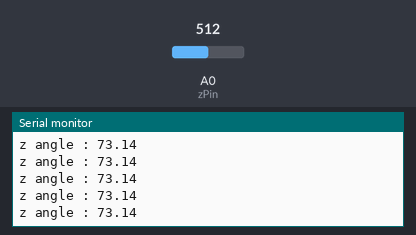
A sketch run on a simulated Arduino Uno, built with avr-gcc and run on an emulated ATmega328P. Shown: the last lines printed to the serial monitor. The test bench sets the inputs (shaded band); at power-on: A0 (zPin) = 512.

Above: at 1.2 s.
1.3 s: A0 (zPin) set to 716
At 1.42 s:
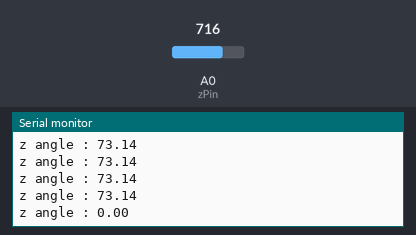
2.8 s: A0 (zPin) set to 511
At 2.83 s:
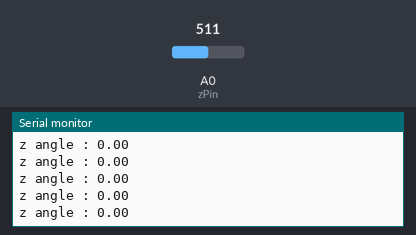
Timing chart, 0 to 5.8 s (numbered marks = the images above; inputs shaded):
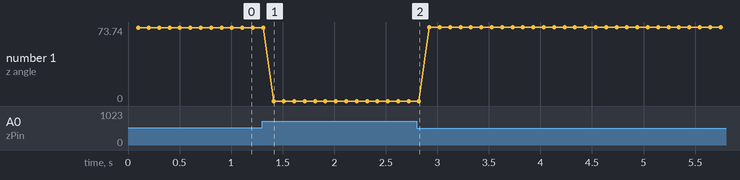

The sketch:

inclinometro.ino
```cpp
/* Interface Accelerometer with NodeMCU
 * By TheCircuit
 */

#include <math.h>

const int zPin = A0;    //z-axis of the Accelerometer
const float Pi = 3.14159;


void setup() {
  // initialize serial communications at 9600 bps:
  Serial.begin(9600);

}

void loop() {
  int sensorValue=analogRead(zPin);
  float zgravity=(float)(sensorValue-483)*9.8/100;
  delay(100);

  Serial.print("z angle : ");
  double angle = 180*acos(double(zgravity/9.8))/Pi;
  if(isnan(angle))angle=0;
  Serial.println(angle);
}
```

Measured:
- after the input at 1.3 s, the serial monitor: prints a new line after 0.11 s (image 1)
- plotted number 1: 73.14 → 0 after the input at 1.3 s, 0 → 73.7 after the input at 2.8 s
